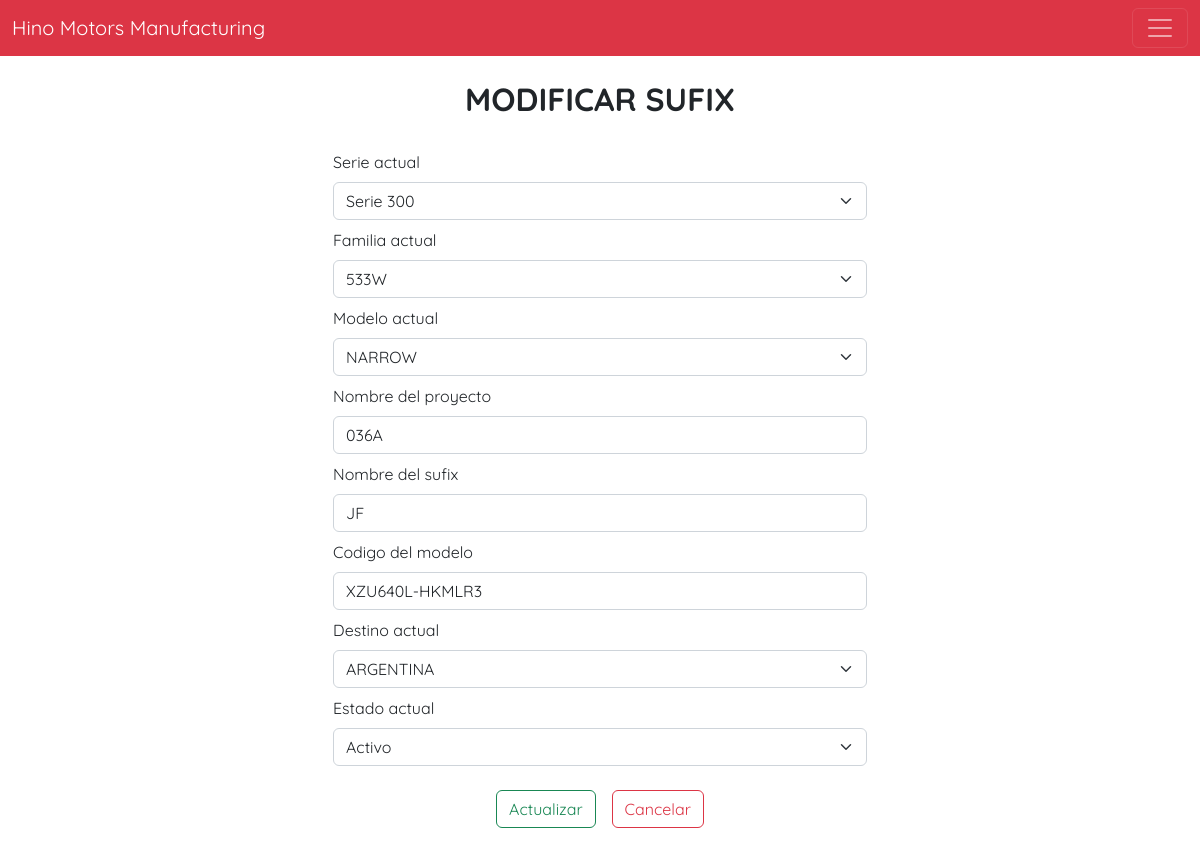
Page /view/sufix/edit.php?id=1 on the committed database.
### tables this page shows
CREATE TABLE IF NOT EXISTS `sufix` (
  `idSufix` int(100) NOT NULL AUTO_INCREMENT,
  `idSerie` int(10) NOT NULL,
  `idFamilia` int(10) NOT NULL,
  `idModelo` int(100) NOT NULL,
  `proyecto` varchar(20) NOT NULL,
  `nombreSufix` varchar(10) NOT NULL,
  `codigoModelo` varchar(30) NOT NULL,
  `idDestino` int(10) NOT NULL,
  `idEstado` int(10) NOT NULL,
  `createdAt` timestamp NOT NULL DEFAULT CURRENT_TIMESTAMP,
  `updateAt` timestamp NOT NULL DEFAULT CURRENT_TIMESTAMP,
  PRIMARY KEY (`idSufix`),
  KEY `idModelo` (`idModelo`),
  KEY `idFamilia` (`idFamilia`),
  KEY `idEstado` (`idEstado`),
  KEY `idDestino` (`idDestino`),
  KEY `idSerie` (`idSerie`)
);

CREATE TABLE IF NOT EXISTS `familia` (
  `idFamilia` int(10) NOT NULL AUTO_INCREMENT,
  `nombreFamilia` varchar(20) NOT NULL,
  `creatAt` timestamp NOT NULL DEFAULT CURRENT_TIMESTAMP,
  `updateAt` timestamp NOT NULL DEFAULT CURRENT_TIMESTAMP,
  PRIMARY KEY (`idFamilia`)
);

CREATE TABLE IF NOT EXISTS `modelo` (
  `idModelo` int(100) NOT NULL AUTO_INCREMENT,
  `nombreModelo` varchar(20) NOT NULL,
  `creatAt` timestamp NOT NULL DEFAULT CURRENT_TIMESTAMP,
  `updateAt` timestamp NOT NULL DEFAULT CURRENT_TIMESTAMP,
  PRIMARY KEY (`idModelo`)
);

CREATE TABLE IF NOT EXISTS `destino` (
  `idDestino` int(10) NOT NULL AUTO_INCREMENT,
  `nombreDestino` varchar(20) NOT NULL,
  `creatAt` timestamp NOT NULL DEFAULT CURRENT_TIMESTAMP,
  `updateAt` timestamp NOT NULL DEFAULT CURRENT_TIMESTAMP,
  PRIMARY KEY (`idDestino`)
);

CREATE TABLE IF NOT EXISTS `estado` (
  `idEstado` int(10) NOT NULL AUTO_INCREMENT,
  `nombreEstado` varchar(20) NOT NULL,
  `nombreEstado2` varchar(20) NOT NULL,
  `accion` varchar(20) NOT NULL,
  PRIMARY KEY (`idEstado`)
);

### config/conexion.php (called while the page is built)
<?php
class db{
    private $host = "localhost";
    private $dbname = "hino";
    private $username = "root";
    private $password = "";
    public function conexion() {
        try {
            $PDO = new PDO("mysql:host=" . $this->host . ";dbname=" . $this->dbname, $this->username, $this->password);
            return $PDO;
        } catch(PDOException $e) {
            echo "Error al conectarse a la base de datos" . $e->getMessage();
        }
    }
}
?>

### controller/sufixCtrl.php (called while the page is built, shortened)
<?php
class sufixController
{
   private $model;
   public function __construct()
   {
      require_once(__DIR__ ."/../model/sufixMdl.php");
      $this->model = new sufixModel();
   }
   public function show($idSufix)
   {
      return ($this->model->show($idSufix) != false) ? $this->model->show($idSufix) :
         header("Location:index.php");
   }
}

### model/sufixMdl.php (called while the page is built, shortened)
<?php
class sufixModel
{
    private $PDO;
    public function __construct()
    {
        require_once(__DIR__ ."/../config/conexion.php");
        $con = new db();
        $this->PDO = $con->conexion();
    }
    public function show($idSufix)
    {
        $stament = $this->PDO->prepare(
        "SELECT a.idSufix, a.idSerie, b.nombreSerie, a.idFamilia, c.nombreFamilia, a.idModelo, d.nombreModelo, a.proyecto, a.nombreSufix, a.codigoModelo, a.idDestino, e.nombreDestino, a.idEstado, f.nombreEstado
        FROM sufix as a
        JOIN serie as b
        ON a.idSerie = b.idSerie
        JOIN familia as c
        ON a.idFamilia = c.idFamilia
        JOIN modelo as d
        ON a.idModelo = d.idModelo
        JOIN destino as e
        ON a.idDestino = e.idDestino
        JOIN estado as f
        ON a.idEstado = f.idEstado
        WHERE idSufix = :idSufix"
        );
        $stament->bindParam(":idSufix", $idSufix);
        return ($stament->execute()) ? $stament->fetch() : false;
    }
}

### view/sufix/edit.php (the view, shortened to what this page needs)
<?php
require_once("../head/head.php");
require_once("../../controller/sufixCtrl.php");
$obj = new sufixController();
$sufix = $obj->show($_GET['id']);
?>
<br>
<h2 class="text-center"><strong>MODIFICAR SUFIX</strong></h2>
<br>
<div class="container">
    <form action="update.php" method="POST" autocomplete="off" class="row justify-content-center mx-auto col-xxl-4 col-xl-6 col-md-8 col-sm-10" style="max-width: 80%;">
        <div class="mb-2 col-md-12">
            <label class="form-label">Serie actual</label>
            <select name="idSerie" class="form-select" required>
                <option selected="true" value="<?= $sufix['idSerie']?>">Serie <?= $sufix['nombreSerie']?></option>
            </select>
        </div>
        <div class="mb-2 col-md-12">
            <label class="form-label">Familia actual</label>
            <select name="idFamilia" class="form-select" required>
                <option selected="true" value="<?= $sufix['idFamilia'] ?>"><?= $sufix['nombreFamilia'] ?></option>
            </select>
        </div>
        <div class="mb-2 col-md-12">
            <label class="form-label">Modelo actual</label>
            <select name="idModelo" class="form-select" required>
                <option selected="true" value="<?= $sufix['idModelo'] ?>"><?= $sufix['nombreModelo'] ?></option>
            </select>
        </div>
        <div class="mb-2 col-md-12">
            <label class="form-label">Nombre del proyecto</label>
            <input type="text" name="proyecto" required class="form-control" value="<?=$sufix['proyecto']?>">
        </div>
        <div class="mb-2 col-md-12">
            <label class="form-label">Nombre del sufix</label>
            <input type="text" name="nombreSufix" required class="form-control" value="<?=$sufix['nombreSufix']?>">
        </div>
        <div class="mb-2 col-md-12">
            <label class="form-label">Codigo del modelo</label>
            <input type="text" name="codigoModelo" required class="form-control" value="<?=$sufix['codigoModelo']?>">
        </div>
        <div class="mb-2 col-md-12">
            <label class="form-label">Destino actual</label>
            <select name="idDestino" class="form-select" required>
                <option selected="true" value="<?=$sufix['idDestino']?>"><?=$sufix['nombreDestino']?></option>
            </select>
        </div>
        <div class="mb-4 col-md-12">
            <label class="form-label">Estado actual</label>
            <select name="idEstado" class="form-select" required>
                <option selected="true" value="<?= $sufix['idEstado'] ?>"><?= $sufix['nombreEstado'] ?></option>
            </select>
        </div>
        <div class="mb-5 col-md-12 d-flex justify-content-center gap-3">
            <button class="btn btn-outline-success" type="submit">Actualizar</button>
            <a href="./index.php" class="btn btn-outline-danger">Cancelar</a>
        </div>
    </form>
</div>
<?php
require_once("../head/footer.php");
?>

### CSS/estilos.css (style rules this page uses)
body { font-family: 'Quicksand', sans-serif; }

### rows in the picture
sufix: idFamilia "533W", idModelo "NARROW", proyecto "036A", nombreSufix "JF", codigoModelo "XZU640L-HKMLR3", idDestino "ARGENTINA", idEstado "Activo"
